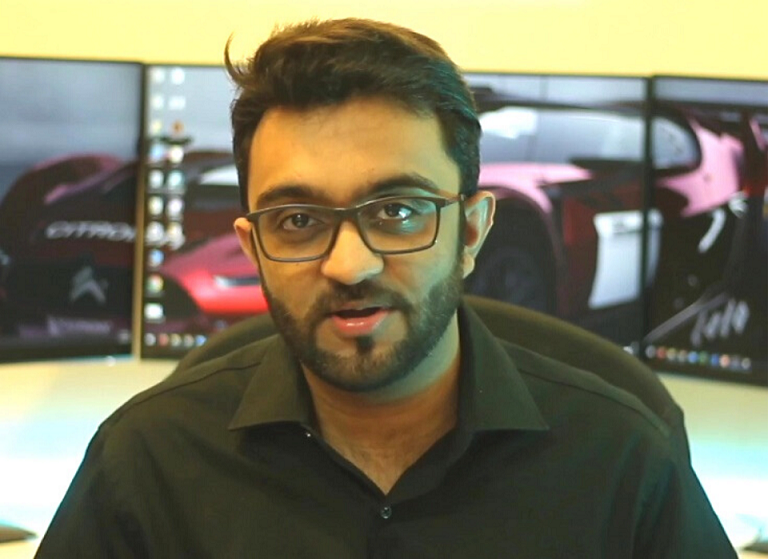
//> input picture EasyOpenCV/Resources/test.png, 768 x 559 px
$ ./08Face_Detection   (built with g++ and OpenCV 4)
//> lines starting //> are read from the running program, lines starting //| are printed output that depends on the picture; after the words box and inside, x2 and y2 are one past the last pixel; in counts of white or black regions, pixels touching at a corner belong together
#include <opencv2/imgcodecs.hpp>
#include <opencv2/highgui.hpp>
#include <opencv2/imgproc.hpp>
#include <opencv2/objdetect.hpp>
#include <iostream>

using namespace std;
using namespace cv;

int main(int argc, char* argv[])
{
	string path = "Resources/test.png";
	Mat img = imread(path);
//> img is the input picture: 559 rows x 768 cols, CV_8UC3; mean B, G, R 94.1, 117.1, 120.5

	CascadeClassifier faceCascade;
	faceCascade.load("Resources/haarcascade_frontalface_default.xml");

	if (faceCascade.empty())
	{
		cout << "***faceCascade.load failed***" << endl;
	}
	vector<Rect> faces;
	faceCascade.detectMultiScale(img, faces, 1.1, 10);
//> faces = 1 Rect (x, y, width, height): [211, 112, 282, 282]
	for (auto face : faces)
	{
		rectangle(img, face.tl(),face.br(), Scalar(225, 0, 225), 3);
	}
//> this loop made 1 pass
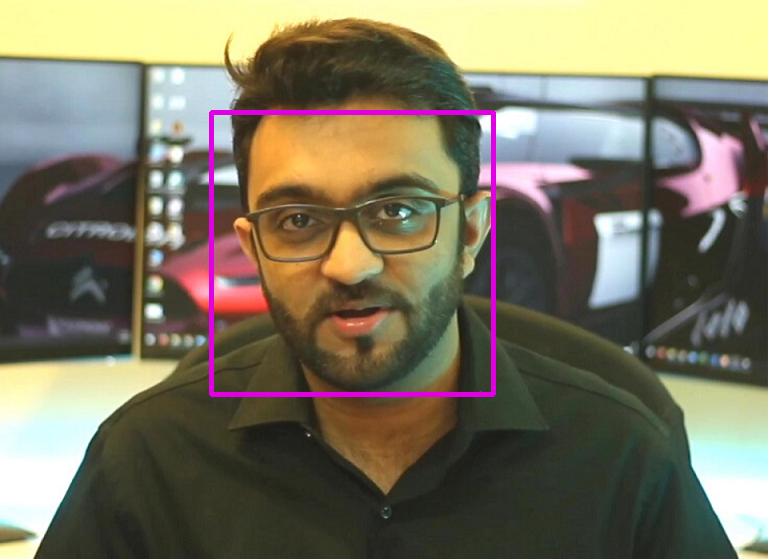
//> img: 559 rows x 768 cols, CV_8UC3; 1.31% of pixels changed, all inside (x1, y1, x2, y2) = (209, 110, 496, 397)

	imshow("Image", img);
	waitKey(0);
	return 0;
}

$ run again, with EasyOpenCV/Resources/cards.jpg saved as EasyOpenCV/Resources/test.png
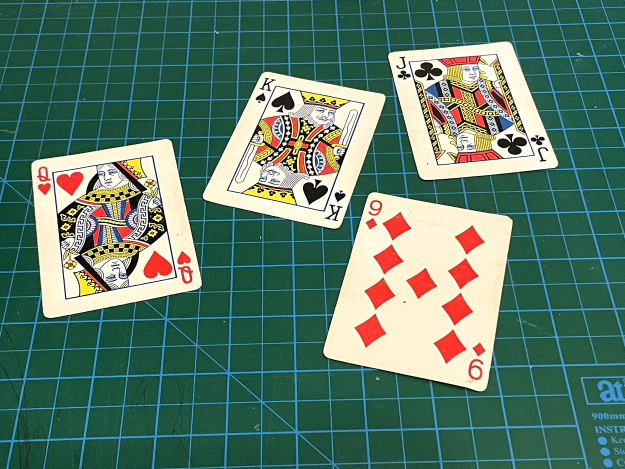
//> input picture EasyOpenCV/Resources/cards.jpg, 1250 x 938 px (shown at 1/2 size)
//> img is the input picture: 938 rows x 1250 cols, CV_8UC3; mean B, G, R 104.7, 121.3, 89.3
//> faces = 2 Rects (x, y, width, height): [190, 327, 50, 50], [474, 151, 133, 133]
//> the loop `for (auto face : faces)` made 2 passes
//> after the loop `for (auto face : faces)`:
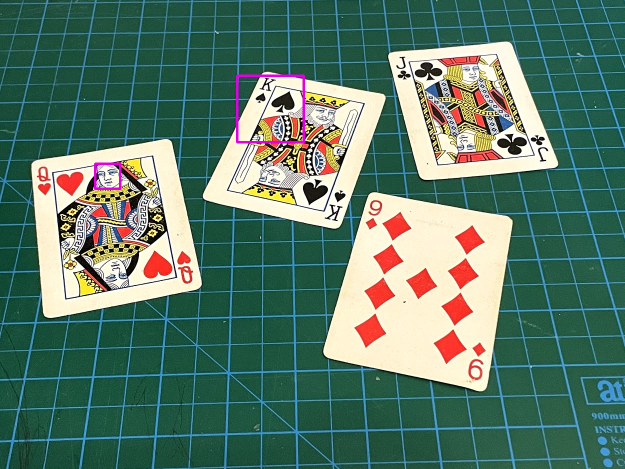
//> img: 938 rows x 1250 cols, CV_8UC3 (shown at 1/2 size); 0.31% of pixels changed, all inside (x1, y1, x2, y2) = (188, 149, 610, 380)
